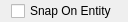
<?xml version="1.0" encoding="UTF-8"?>
<ui version="4.0">
 <class>LC_InfoDist2Options</class>
 <widget class="QWidget" name="LC_InfoDist2Options">
  <property name="geometry">
   <rect>
    <x>0</x>
    <y>0</y>
    <width>90</width>
    <height>20</height>
   </rect>
  </property>
  <property name="windowTitle">
   <string>Form</string>
  </property>
  <layout class="QGridLayout" name="gridLayout">
   <property name="topMargin">
    <number>1</number>
   </property>
   <property name="bottomMargin">
    <number>1</number>
   </property>
   <item row="0" column="0">
    <widget class="QCheckBox" name="cbOnEntity">
     <property name="toolTip">
      <string/>
     </property>
     <property name="text">
      <string>Snap On Entity</string>
     </property>
    </widget>
   </item>
  </layout>
 </widget>
 <resources/>
 <connections/>
</ui>
